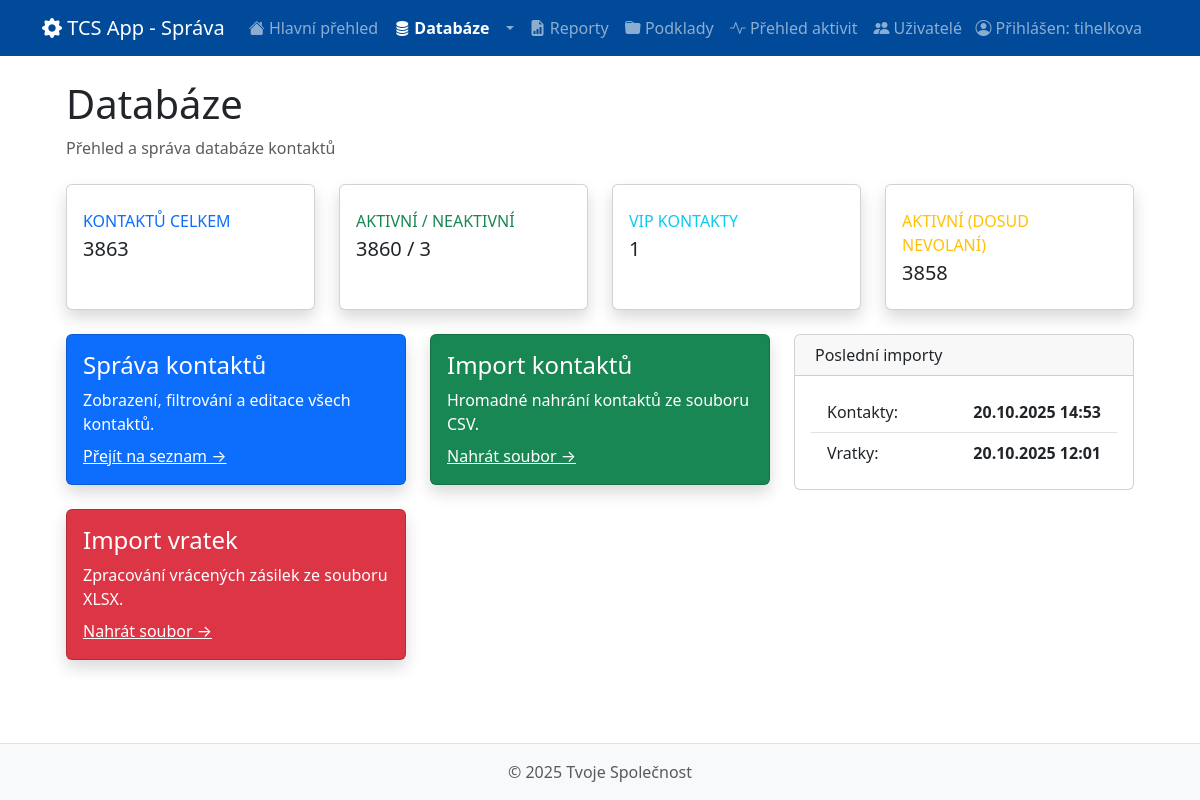
The page /sprava/databaze/ (signed in) on the database its author committed.
### sprava/models.py (models this page shows, shortened)
class CustomUser(AbstractUser):
    first_name = models.CharField(max_length=150, blank=False, verbose_name='Jméno')
    last_name = models.CharField(max_length=150, blank=False, verbose_name='Příjmení')
    email = models.EmailField(unique=True, null=True, blank=True, verbose_name='E-mail')
    kod_operatora = models.CharField(max_length=50, unique=True, blank=False, verbose_name="Kód operátora")
    telefonni_cislo = models.CharField(max_length=20, blank=False, verbose_name="Telefonní číslo")
    uvazek_hodiny = models.PositiveIntegerField(blank=False, verbose_name="Úvazek (v hodinách)")
    datum_narozeni = models.DateField(null=True, blank=True, verbose_name="Datum narození")
    svatek = models.DateField(null=True, blank=True, verbose_name="Svátek")
    history = HistoricalRecords()
    REQUIRED_FIELDS = ['first_name', 'last_name', 'email', 'kod_operatora', 'telefonni_cislo', 'uvazek_hodiny']

### contacts/models.py (models this page shows, shortened)
class Kontakt(models.Model):
    info_2 = models.CharField(max_length=50, blank=True,  null=True, db_index=True, unique=True, verbose_name="Zákaznické číslo")
    info_3 = models.CharField(max_length=50, blank=True, default='', db_index=True, verbose_name="Přednostní číslo")
    ansprache = models.CharField(max_length=20, blank=True, default='', verbose_name="Oslovení (Pohlaví)")
    titel = models.CharField(max_length=20, blank=True, default='', verbose_name="Titul")
    vorname = models.CharField(max_length=100, blank=True, default='', verbose_name="Jméno")
    nachname = models.CharField(max_length=100, blank=True, default='', db_index=True, verbose_name="Příjmení")
    dlbs = models.CharField(max_length=50, blank=True, default='', verbose_name="Poslední objednávka")
    info_1 = models.CharField(max_length=50, blank=True, default='', verbose_name="DBK")
    telefon1 = models.CharField(max_length=30, blank=True, default='', db_index=True, verbose_name="Telefon 1")
    telefon2 = models.CharField(max_length=30, blank=True, default='', verbose_name="Telefon 2")
    geburtsdatum = models.DateField(null=True, blank=True, verbose_name="Datum narození")
    datum_letztkontakt = models.CharField(max_length=20, blank=True, default='', verbose_name="Poslední kontakt")
    tlm_kampagne_2_zielprodukt = models.CharField(max_length=100, blank=True, default='', verbose_name="Kampaň")
    strasse = models.CharField(max_length=100, blank=True, default='', verbose_name="Ulice")
    ort = models.CharField(max_length=100, blank=True, default='', verbose_name="Město")
    plz = models.CharField(max_length=20, blank=True, default='', verbose_name="Poštovní směrovací číslo")
    recency = models.CharField(max_length=20, blank=True, default='', verbose_name="Typ zákazníka")
    vip = models.BooleanField(default=False, verbose_name="VIP kontakt")
    vip_pridano = models.DateTimeField(null=True, blank=True, verbose_name="Do VIP přidáno dne")
    vip_poznamka = models.TextField(blank=True, default='', verbose_name="Interní poznámka k VIP")
    trvale_blokovan = models.BooleanField(default=False, verbose_name="Trvale blokovaný kontakt")
    nedovolano_pocet = models.PositiveIntegerField(default=0, verbose_name="Počet pokusů Nedovoláno")
    nedovolano_v_rade = models.PositiveIntegerField(default=0, verbose_name="Počet 'Nedovoláno' v řadě")
    odlozeny_nedovolano_pokusy = models.PositiveIntegerField(default=0, verbose_name="Počet pokusů Nedovoláno (odložené)")
    blokace_do = models.DateTimeField(null=True, blank=True, verbose_name="Blokace do")
    aktivni = models.BooleanField(default=True, verbose_name="Aktivní kontakt")
    assigned_operator = models.ForeignKey(
        settings.AUTH_USER_MODEL,
        null=True,
        blank=True,
        on_delete=models.SET_NULL,
        related_name="assigned_contacts",
        verbose_name="Přiřazený operátor",
    )
    updated_at = models.DateTimeField(auto_now=True, verbose_name="Poslední aktualizace")
    datum_prirazeni = models.DateTimeField(
        null=True,
        blank=True,
        verbose_name="Datum posledního přiřazení"
    )
    deaktivovan_do = models.DateField(null=True, blank=True, verbose_name="Deaktivován do")
    class Meta:
        verbose_name = "Kontakt"
        verbose_name_plural = "Kontakty"

class Vratka(models.Model):
    kontakt = models.ForeignKey(Kontakt, on_delete=models.CASCADE, related_name='vratky', verbose_name="Kontakt")
    datum_vratky = models.DateField(verbose_name="Datum vrácení")
    duvod = models.CharField(max_length=255, verbose_name="Důvod vrácení", blank=True, default='')
    datum_importu = models.DateTimeField(auto_now_add=True, verbose_name="Datum importu")
    agent = models.CharField(max_length=100, blank=True, default='', verbose_name="Agent")
    cislo_faktury = models.CharField(max_length=100, blank=True, default='', verbose_name="Číslo faktury")
    datum_faktury = models.DateField(blank=True, null=True, verbose_name="Datum faktury")
    castka_faktury = models.DecimalField(max_digits=10, decimal_places=2, blank=True, null=True, verbose_name="Částka faktury")
    castka_vratky = models.DecimalField(max_digits=10, decimal_places=2, blank=True, null=True, verbose_name="Částka vratky")
    class Meta:
        verbose_name = "Vratka"
        verbose_name_plural = "Vratky"
        ordering = ['-datum_vratky']

### sprava/views.py (the view)
# urls.py: path('databaze/', views.sprava_databaze_overview, name='databaze_overview'),
@login_required
@user_passes_test(is_admin)
def sprava_databaze_overview(request):
    all_contacts = Kontakt.objects.all()
    total_contacts = all_contacts.count()
    active_contacts = all_contacts.filter(aktivni=True).count()
    vip_contacts = all_contacts.filter(vip=True).count()
    active_without_history = Kontakt.objects.annotate(call_count=Count('historie')).filter(aktivni=True, call_count=0).count()
    last_return_import = Vratka.objects.order_by('-datum_importu').first()
    last_contact_import = Kontakt.objects.order_by('-id').first()
    context = {
        'page_title': 'Přehled databáze',
        'total_contacts': total_contacts,
        'active_contacts': active_contacts,
        'inactive_contacts': total_contacts - active_contacts,
        'vip_contacts': vip_contacts,
        'active_without_history': active_without_history,
        'last_return_import_date': last_return_import.datum_importu if last_return_import else None,
        'last_contact_import_date': last_contact_import.updated_at if last_contact_import else None,
    }
    return render(request, 'sprava/sprava_databaze_overview.html', context)

### sprava/views.py (called while the page is built)
def is_admin(user):
    return user.is_authenticated and user.is_staff

### templates/sprava/sprava_databaze_overview.html (shortened to what this page needs)
{% extends "sprava/base.html" %}
{% block content %}
<div class="container-fluid px-4">
    <h1 class="mt-4">Databáze</h1>
    <ol class="breadcrumb mb-4">
        <li class="breadcrumb-item active">Přehled a správa databáze kontaktů</li>
    </ol>
    <div class="row">
        <div class="col-xl-3 col-md-6 mb-4">
            <div class="card border-left-primary shadow h-100 py-2">
                <div class="card-body"><div class="row no-gutters align-items-center"><div class="col mr-2">
                    <div class="text-xs font-weight-bold text-primary text-uppercase mb-1">Kontaktů celkem</div>
                    <div class="h5 mb-0 font-weight-bold text-gray-800">{{ total_contacts|default:"N/A" }}</div>
                </div><div class="col-auto"></div></div></div>
            </div>
        </div>
        <div class="col-xl-3 col-md-6 mb-4">
            <div class="card border-left-success shadow h-100 py-2">
                <div class="card-body"><div class="row no-gutters align-items-center"><div class="col mr-2">
                    <div class="text-xs font-weight-bold text-success text-uppercase mb-1">Aktivní / Neaktivní</div>
                    <div class="h5 mb-0 font-weight-bold text-gray-800">{{ active_contacts|default:"N/A" }} / {{ inactive_contacts|default:"N/A" }}</div>
                </div><div class="col-auto"></div></div></div>
            </div>
        </div>
        <div class="col-xl-3 col-md-6 mb-4">
            <div class="card border-left-info shadow h-100 py-2">
                <div class="card-body"><div class="row no-gutters align-items-center"><div class="col mr-2">
                    <div class="text-xs font-weight-bold text-info text-uppercase mb-1">VIP Kontakty</div>
                    <div class="h5 mb-0 font-weight-bold text-gray-800">{{ vip_contacts|default:"N/A" }}</div>
                </div><div class="col-auto"></div></div></div>
            </div>
        </div>
        <div class="col-xl-3 col-md-6 mb-4">
            <div class="card border-left-warning shadow h-100 py-2">
                <div class="card-body"><div class="row no-gutters align-items-center"><div class="col mr-2">
                    <div class="text-xs font-weight-bold text-warning text-uppercase mb-1">Aktivní (dosud nevolaní)</div>
                    <div class="h5 mb-0 font-weight-bold text-gray-800">{{ active_without_history|default:"N/A" }}</div>
                </div><div class="col-auto"></div></div></div>
            </div>
        </div>
    </div>
    <div class="row">
        <div class="col-xl-8">
            <div class="row">
                <div class="col-lg-6 mb-4">
                    <div class="card bg-primary text-white shadow">
                        <div class="card-body">
                            <h4>Správa kontaktů</h4>
                            <p class="mb-2">Zobrazení, filtrování a editace všech kontaktů.</p>
                            <a href="{% url 'sprava:contacts_list' %}" class="stretched-link text-white">Přejít na seznam &rarr;</a>
                        </div>
                    </div>
                </div>
                <div class="col-lg-6 mb-4">
                    <div class="card bg-success text-white shadow">
                        <div class="card-body">
                            <h4>Import kontaktů</h4>
                            <p class="mb-2">Hromadné nahrání kontaktů ze souboru CSV.</p>
                            <a href="{% url 'sprava:upload_contacts' %}" class="stretched-link text-white">Nahrát soubor &rarr;</a>
                        </div>
                    </div>
                </div>
                 <div class="col-lg-6 mb-4">
                    <div class="card bg-danger text-white shadow">
                        <div class="card-body">
                            <h4>Import vratek</h4>
                            <p class="mb-2">Zpracování vrácených zásilek ze souboru XLSX.</p>
                            <a href="{% url 'sprava:vratky' %}" class="stretched-link text-white">Nahrát soubor &rarr;</a>
                        </div>
                    </div>
                </div>
            </div>
        </div>
        <div class="col-xl-4">
            <div class="card mb-4">
                <div class="card-header">Poslední importy</div>
                <div class="card-body">
                    <ul class="list-group list-group-flush">
                        <li class="list-group-item d-flex justify-content-between align-items-center">
                            Kontakty:
                            <strong>{% if last_contact_import_date %}{{ last_contact_import_date|date:"d.m.Y H:i" }}{% else %}Žádný záznam{% endif %}</strong>
                        </li>
                        <li class="list-group-item d-flex justify-content-between align-items-center">
                            Vratky:
                            <strong>{% if last_return_import_date %}{{ last_return_import_date|date:"d.m.Y H:i" }}{% else %}Žádný záznam{% endif %}</strong>
                        </li>
                    </ul>
                </div>
            </div>
        </div>
    </div>
</div>
{% endblock %}

### templates/sprava/base.html (shortened to what this page needs)
{% load static %}
<!DOCTYPE html>
<html lang="cs">
<head>
    <link href="https://cdn.jsdelivr.net/npm/bootstrap@5.3.2/dist/css/bootstrap.min.css" rel="stylesheet">
    <link rel="stylesheet" href="https://cdn.jsdelivr.net/npm/bootstrap-icons@1.11.1/font/bootstrap-icons.css">
    <link rel="stylesheet" href="https://cdn.jsdelivr.net/npm/flatpickr/dist/flatpickr.min.css">
</head>
<body>
    <nav class="navbar navbar-expand-lg navbar-dark" style="background-color: #004a99;">
        <div class="container">
            <a class="navbar-brand" href="{% url 'sprava:sprava_dashboard' %}">
                <i class="bi bi-gear-fill"></i> TCS App - Správa
            </a>
            <div class="collapse navbar-collapse" id="navbarNav">
                <ul class="navbar-nav me-auto mb-2 mb-lg-0">
                    <li class="nav-item">
                        <a class="nav-link {% if request.resolver_match.url_name == 'sprava_dashboard' %}active{% endif %}" href="{% url 'sprava:sprava_dashboard' %}">
                            <i class="bi bi-house-fill"></i> Hlavní přehled
                        </a>
                    </li>
                    <li class="nav-item dropdown">
                        <div class="nav-link d-flex p-0">
                            <a class="nav-link {% if 'databaze_overview' in request.resolver_match.url_name %}active{% endif %}" href="{% url 'sprava:databaze_overview' %}">
                                <i class="bi bi-database-fill"></i> Databáze
                            </a>
                            <a class="nav-link dropdown-toggle dropdown-toggle-split " href="#" data-bs-toggle="dropdown" aria-expanded="false">
                            </a>
                        </div>
                    </li>
                    <li class="nav-item">
                        <a class="nav-link {% if 'reporty' in request.resolver_match.url_name %}active{% endif %}" href="{% url 'sprava:reporty_overview' %}">
                            <i class="bi bi-file-earmark-bar-graph-fill"></i> Reporty
                        </a>
                    </li>
                    <li class="nav-item">
                        <a class="nav-link {% if 'podklady' in request.resolver_match.url_name %}active{% endif %}" href="{% url 'sprava:podklady_overview' %}">
                            <i class="bi bi-folder-fill"></i> Podklady
                        </a>
                    </li>
                    <li class="nav-item">
                        <a class="nav-link {% if 'aktivity' in request.resolver_match.url_name %}active{% endif %}" href="{% url 'sprava:aktivity_overview' %}">
                            <i class="bi bi-activity"></i> Přehled aktivit
                        </a>
                    </li>
                    <li class="nav-item">
                        <a class="nav-link {% if 'uzivatele' in request.resolver_match.url_name %}active{% endif %}" href="{% url 'sprava:sprava_uzivatele_overview' %}">
                            <i class="bi bi-people-fill"></i> Uživatelé
                        </a>
                    </li>
                </ul>
                <ul class="navbar-nav">
                    {% if user.is_authenticated %}
                        <li class="nav-item">
                            <span class="navbar-text me-3">
                                <i class="bi bi-person-circle"></i> Přihlášen: {{ user.username }}
                            </span>
                        </li>
                    {% endif %}
                </ul>
            </div>
        </div>
    </nav>
    <main class="container mt-4 mb-5">
        {% block content %}{% endblock %}
    </main>
    <footer class="footer mt-auto py-3 bg-light fixed-bottom border-top">
        <div class="container text-center">
            <span class="text-muted">© {% now "Y" %} Tvoje Společnost</span>
        </div>
    </footer>
</body>
</html>

### templates/sprava/base.html (style rules this page uses)
body { padding-bottom: 70px; }
.navbar-nav .nav-link.active { font-weight: bold; color: #ffffff !important; }

### rows shown on the page
CustomUser: username "tihelkova"
Kontakt: updated_at "20.10.2025 14:53"
Vratka: datum_importu "20.10.2025 12:01"

### other values the page prints
{{ total_contacts|default:"N/A" }} "3863"
{{ active_contacts|default:"N/A" }} "3860"
{{ inactive_contacts|default:"N/A" }} "3"
{{ vip_contacts|default:"N/A" }} "1"
{{ active_without_history|default:"N/A" }} "3858"
